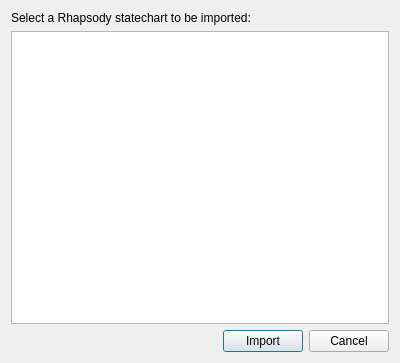
<?xml version="1.0" encoding="UTF-8"?>
<ui version="4.0">
 <class>RhapsodySelectionView</class>
 <widget class="QDialog" name="RhapsodySelectionView">
  <property name="geometry">
   <rect>
    <x>0</x>
    <y>0</y>
    <width>400</width>
    <height>363</height>
   </rect>
  </property>
  <property name="windowTitle">
   <string>Import Rhapsody Statechart</string>
  </property>
  <layout class="QVBoxLayout" name="verticalLayout">
   <item>
    <widget class="QLabel" name="label">
     <property name="text">
      <string>Select a Rhapsody statechart to be imported:</string>
     </property>
    </widget>
   </item>
   <item>
    <widget class="QTreeView" name="treeView"/>
   </item>
   <item>
    <layout class="QHBoxLayout" name="horizontalLayout" stretch="1,0">
     <item alignment="Qt::AlignRight">
      <widget class="QPushButton" name="importPushButton">
       <property name="text">
        <string>Import</string>
       </property>
      </widget>
     </item>
     <item>
      <widget class="QPushButton" name="cancelPushButton">
       <property name="text">
        <string>Cancel</string>
       </property>
      </widget>
     </item>
    </layout>
   </item>
  </layout>
 </widget>
 <resources/>
 <connections/>
</ui>
